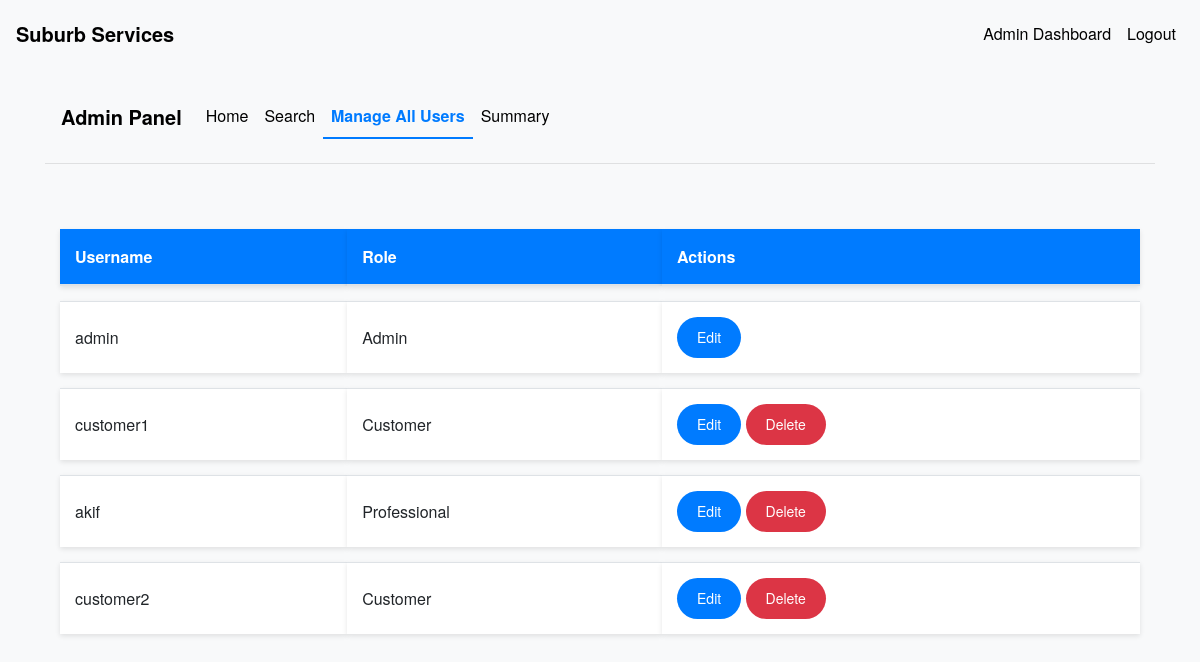
/admin/manage_users (signed in), run on the app's committed database.
### models.py (models this page shows, shortened)
class User(UserMixin, db.Model):
    __tablename__ = 'users'
    id = db.Column(db.Integer, primary_key=True)
    username = db.Column(db.String(100), unique=True, nullable=False)
    password = db.Column(db.String(128), nullable=False)
    role = db.Column(db.String(20), nullable=False)
    is_active = db.Column(db.Boolean, default=True)
    date_created = db.Column(db.DateTime, default=datetime.utcnow)
    date_completed = db.Column(db.DateTime)
    contact_number = db.Column(db.String(15), nullable=True)
    location = db.Column(db.String(255), nullable=True)
    pin_code = db.Column(db.String(10), nullable=True)
    is_approved = db.Column(db.Boolean, default=False)
    service_type = db.Column(db.String(100))
    experience = db.Column(db.Integer)
    resume_filename = db.Column(db.String(200))
    approval_status = db.Column(db.String(50), default='pending')
    customer_service_requests = db.relationship('ServiceRequest', backref='customer', foreign_keys='ServiceRequest.customer_id', lazy='dynamic')
    professional_service_requests = db.relationship('ServiceRequest', backref='professional', foreign_keys='ServiceRequest.professional_id', lazy='dynamic')

### routes.py (the view)
@app.route('/admin/manage_users')
@login_required
def manage_users():
    if current_user.role != 'admin':
        flash('Access denied.')
        return redirect(url_for('index'))
    users = User.query.all()
    return render_template('manage_users.html', users=users)

### app.py (called while the page is built)
@login_manager.user_loader
def load_user(user_id):
    return User.query.get(int(user_id))

### templates/manage_users.html (shortened to what this page needs)
{% extends 'base.html' %}
{% block content %}
<nav class="navbar navbar-expand-lg navbar-light bg-light">
    <a class="navbar-brand" href="{{ url_for('admin_dashboard') }}">Admin Panel</a>
    <div class="collapse navbar-collapse" id="navbarNav">
        <ul class="navbar-nav">
            <li class="nav-item {% if request.endpoint == 'admin_dashboard' %}active{% endif %}">
                <a class="nav-link" href="{{ url_for('admin_dashboard') }}">Home</a>
            </li>
            <li class="nav-item {% if request.endpoint == 'admin_search' %}active{% endif %}">
                <a class="nav-link" href="{{ url_for('admin_search') }}">Search</a>
            </li>
            <li class="nav-item {% if request.endpoint == 'manage_users' %}active{% endif %}">
                <a class="nav-link" href="{{ url_for('manage_users') }}">Manage All Users</a>
            </li>
            <li class="nav-item {% if request.endpoint == 'admin_summary' %}active{% endif %}">
                <a class="nav-link" href="{{ url_for('admin_summary') }}">Summary</a>
            </li>
        </ul>
    </div>
</nav>
<hr>
<div class="container">
    <table class="table table-striped">
        <thead>
            <tr>
                <th>Username</th>
                <th>Role</th>
                <th>Actions</th>
            </tr>
        </thead>
        <tbody>
            {% for user in users %}
            <tr>
                <td>{{ user.username }}</td>
                <td>{{ user.role.capitalize() }}</td>
                <td>
                    <a href="{{ url_for('edit_user', user_id=user.id) }}" class="btn btn-sm btn-primary">Edit</a>
                    {% if user.username != 'admin' %}
                    <form action="{{ url_for('delete_user', user_id=user.id) }}" method="POST" style="display:inline;">
                        <button type="submit" class="btn btn-sm btn-danger" onclick="return confirm('Are you sure you want to delete this user?');">Delete</button>
                    </form>
                    {% endif %}
                </td>
            </tr>
            {% endfor %}
        </tbody>
    </table>
</div>
{% endblock %}

### static/css/styles.css (style rules this page uses)
body { padding-top: 5px; font-family: 'Helvetica Neue', Arial, sans-serif; background-color: #f8f9fa; color: #343a40; line-height: 1.6; }
.navbar { background-color: #343a40; }
.navbar-brand { font-weight: bold; color: #000000 !important; }
.nav-link { color: #000000 !important; }
.nav-item.active .nav-link { color: #007bff !important; font-weight: bold; border-bottom: 2px solid #007bff; }
.table { margin-top: 20px; border-collapse: separate; border-spacing: 0 15px; }
.table th, .table td { vertical-align: middle; background-color: #ffffff; border: none; padding: 15px; box-shadow: 0 2px 5px rgba(0, 0, 0, 0.1); }
.table th { background-color: #007bff; color: #ffffff; font-weight: bold; }
.table td { border-top: 1px solid #dee2e6; }
.btn { border-radius: 50px; padding: 10px 20px; transition: background-color 0.3s ease, color 0.3s ease; }
.btn-primary { background-color: #007bff; border: none; }
.btn-danger { background-color: #dc3545; border: none; }
.container { margin-top: 50px; }

### data on the page
User: username "admin", role "Admin"
User: username "customer1", role "Customer"
User: username "akif", role "Professional"
User: username "customer2", role "Customer"
